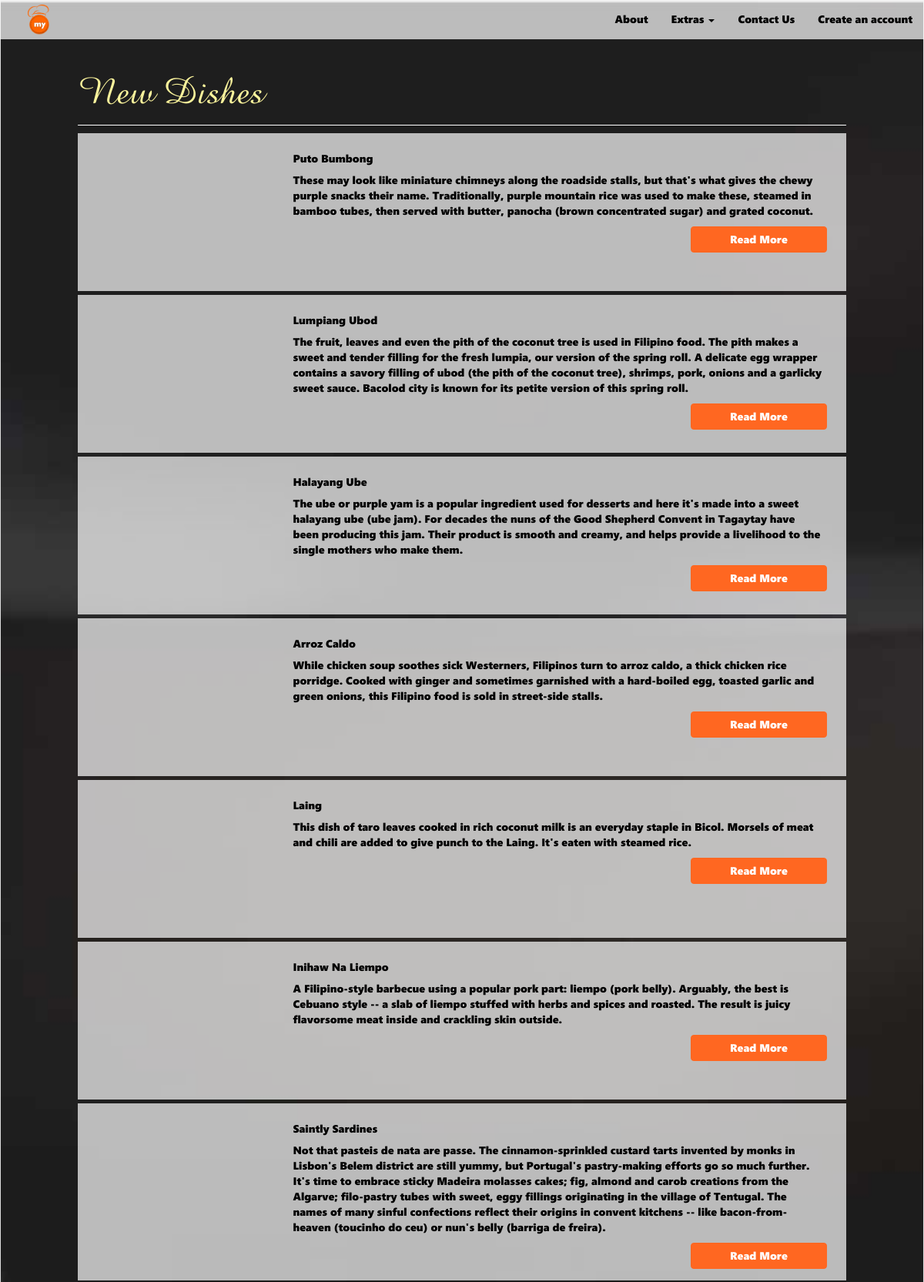
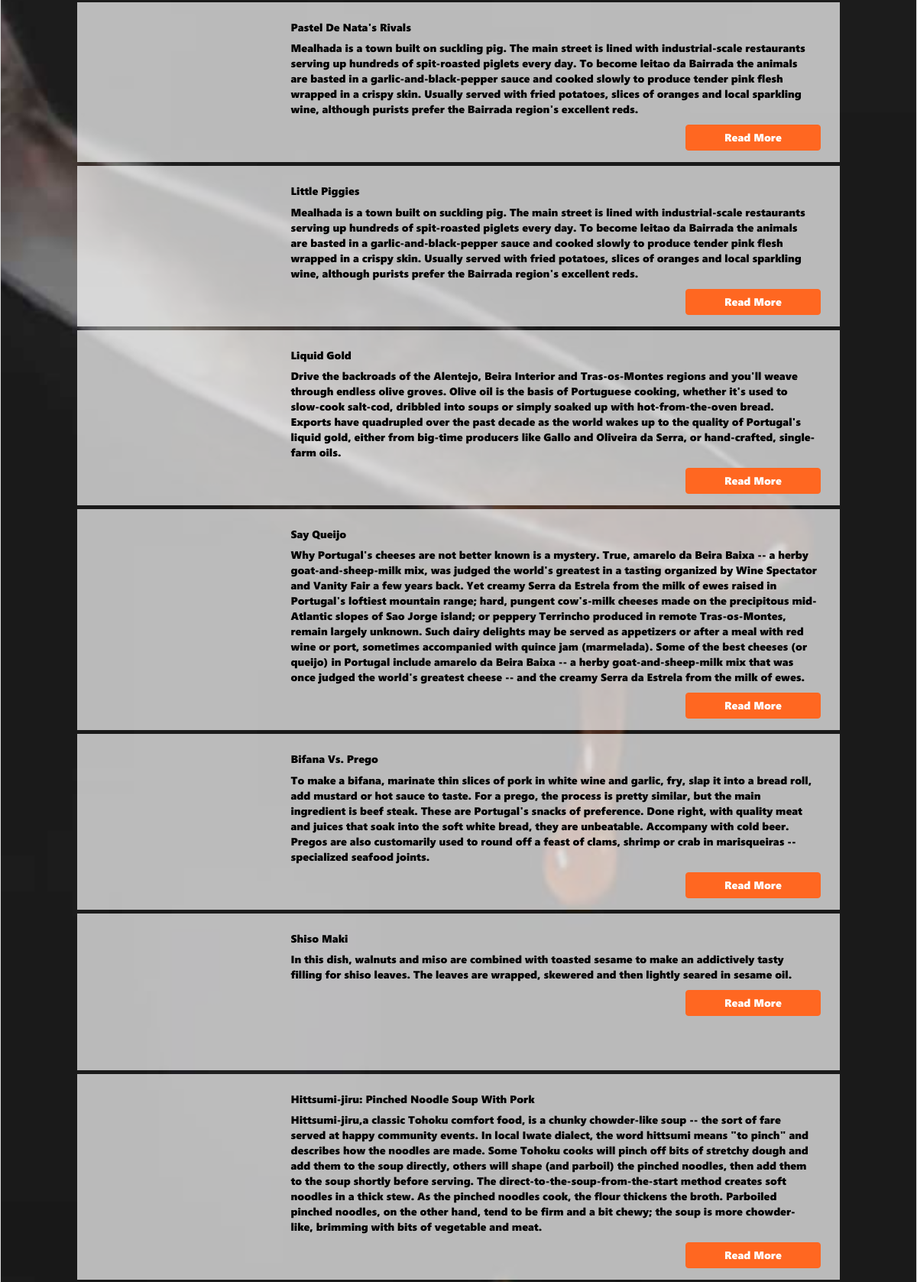
/index.php/user/newDishes (upper part), run on the app's committed database (2 pictures, top to bottom).
### tables this page shows
CREATE TABLE `new_meals` (
  `id` int(11) NOT NULL,
  `Heading` text NOT NULL,
  `substring` text NOT NULL,
  `image` text NOT NULL,
  `comment` text NOT NULL,
  `date` timestamp NOT NULL DEFAULT CURRENT_TIMESTAMP
);

### application/controllers/User.php (called while the page is built, shortened)
<?php
class User extends CI_Controller {
	public $data = array(
		'title' => 'MPC',
		'sub_title' => '',
		'email' => '',
		'myOrders' => array(),
		'plan_login_url' => "",
		'session'=>null,
		'level' => 0,
		'page' => 'user',
		'type' => 'Chefs',
		'description' => 'chef meals',
		'keywords' => 'chef, meals',
	);
	public function __construct() {
		$this->data['myOrders'] 	= $this->users_model->fetchMyOrders();
		$this->data['sub_title'] 	= "";
		$this->data['isUser'] 		= false;
		$this->data['session'] 		= $_SESSION['user'] ?? null;
	}
	public function newDishes () {
		$this->data['dishes'] = $this->meals_model->getNewMeals();
		$this->data['sub_title'] = "New Dishes";
		$this->load->view('user/header', $this->data);
		$this->load->view('user/new_dishes', $this->data);
		$this->load->view('user/footer', $this->data);
	}
}

### index.php (called while the page is built, shortened)
<?php
require_once BASEPATH.'core/CodeIgniter.php';

### application/models/Meals_model.php (called while the page is built, shortened)
<?php
class Meals_model extends CI_Model {
	public function getNewMeals () {
		$this->db
			->select("*")
			->from("new_meals")
			->order_by('date', 'DESC');
		$result = $this->db->get()->result();
		return $result;
	}
}

### application/views/user/new_dishes.php (the view, shortened to what this page needs)
<div class="container-fluid full-height background-image background-01 p-l-100 p-r-100 p-t-50 p-b-100">
	<div class="row p-t-30 p-r-30 p-b-20">
		<div class="col-sm-12 text-yellow">
			<span class="curly-text-2 font-50 font-normal-100">New Dishes</span>
		</div>
	</div>
	<div class="row">
		<div class="col-sm-12">
			<div class="line-white"></div>
		</div>
	</div>
	<?php foreach ($dishes as $dish) { ?>
	<div class="row background-white m-b-05 m-l-00 m-r-00 text-black">
        <div class="col-sm-3 no-padding">
            <div class="height-x-205 background-image" style="border-radius:1px; background-image: url('<?=$dish->image;?>');"></div>
        </div>
        <div class="col-sm-9 p-t-15 p-b-5 p-l-30 p-r-30 p-b-15">
            <div class="row">
                <div class="col-sm-12">
                    <h5 class="bold text-black"><?=ucwords(base64_decode($dish->Heading));?></h5>
                </div>
            </div>
            <div class="row">
                <div class="col-sm-12">
                    <p class="font-14 text-black">
                        <?=base64_decode($dish->comment);?>
                    </p>
                </div>
            </div>
            <div class="row">
                <div class="col-sm-12 no-padding p-r-10">
                    <a href="newDishesSub/<?=$dish->id;?>" class="btn btn-orange col-sm-offset-9 col-sm-3">Read More</a>
                </div>
            </div>
        </div>
    </div>
    <?php } ?>
</div>

### assets/css/backgrounds.css (style rules this page uses)
.background-image { background-repeat: no-repeat; background-size: cover; background-position: center; }
.background-white { background-color: rgba(255, 255, 255, 0.7); }
.background-01 { background-image: url("../backgrounds/01.jpg"); }

### assets/css/styles.css (style rules this page uses)
html, body { margin: 0; padding: 0; left: 0; right: 0; bottom: 0; top: 0; height: 100%!important; font-family: segoeui_one, segoeui_two, segoeui_three, segoeui_four, segoeui_five, segoeui_six, segui_one, segui_two, segui_three, segui_four, segui_five, segui_six; font-size: 14px; overflow: auto; }
.full-height { padding: 0; left: 0; right: 0; bottom: 0; top: 0; height: 100%!important; font-size: 12px; overflow: auto; }
.no-padding { padding: 0px!important; }
.container-fluid { border: 1px solid #dedede; }
.p-t-15 { padding-top: 15px!important; }
.p-t-30 { padding-top: 30px!important; }
.p-t-50 { padding-top: 50px!important; }
.p-r-10 { padding-right: 10px!important; }
.p-r-30 { padding-right: 30px!important; }
.p-r-100 { padding-right: 100px!important; }
.p-l-30 { padding-left: 30px!important; }
.p-l-100 { padding-left: 100px!important; }
.p-b-15 { padding-bottom: 15px!important; }
.p-b-20 { padding-bottom: 20px!important; }
.p-b-100 { padding-bottom: 100px!important; }
.m-r-00 { margin-right: 0px!important; }
.m-l-00 { margin-left: 0px!important; }
.m-b-05 { margin-bottom: 5px!important; }
.height-x-205 { height: 205px!important; }
.font-14 { font-size: 14px !important; }
.font-50 { font-size: 50px !important; }
.font-normal-100 { font-weight: 100; }
.text-yellow { color: #fbf49c!important; }
.text-black { color: #000000!important; }
.line-white { border: 0px; background-color: rgb(255, 255, 255); height: 1px; margin-top: -10px; margin-bottom: 5px; }
.bold { font-weight: bold; }
.curly-text-2 { font-family: curly-text-2; }
.btn-orange, .btn-orange:hover, .btn-orange:visited { background-color: #ff6721; border-color: #ff6721; color: #FFFFFF; }

### data on the page
new_meals: Heading "Puto Bumbong", comment "These may look like miniature chimneys along the roadside stalls, but that's what gives the chewy purple snacks their name. Traditionally, purple mountain rice was used to make these, steamed in bamboo tubes, then served with butter, panocha (brown concentrated sugar) and grated coconut."
new_meals: Heading "Lumpiang Ubod", comment "The fruit, leaves and even the pith of the coconut tree is used in Filipino food. The pith makes a sweet and tender filling for the fresh lumpia, our version of the spring roll. A delicate egg wrapper contains a savory filling of ubod (the pith of the coconut tree), shrimps, pork, onions and a garlicky sweet sauce. Bacolod city is known for its petite version of this spring roll."
new_meals: Heading "Halayang Ube", comment "The ube or purple yam is a popular ingredient used for desserts and here it's made into a sweet halayang ube (ube jam). For decades the nuns of the Good Shepherd Convent in Tagaytay have been producing this jam. Their product is smooth and creamy, and helps provide a livelihood to the single mothers who make them."
new_meals: Heading "Arroz Caldo", comment "While chicken soup soothes sick Westerners, Filipinos turn to arroz caldo, a thick chicken rice porridge. Cooked with ginger and sometimes garnished with a hard-boiled egg, toasted garlic and green onions, this Filipino food is sold in street-side stalls."
new_meals: Heading "Laing", comment "This dish of taro leaves cooked in rich coconut milk is an everyday staple in Bicol. Morsels of meat and chili are added to give punch to the Laing. It's eaten with steamed rice."
new_meals: Heading "Inihaw Na Liempo", comment "A Filipino-style barbecue using a popular pork part: liempo (pork belly). Arguably, the best is Cebuano style -- a slab of liempo stuffed with herbs and spices and roasted. The result is juicy flavorsome meat inside and crackling skin outside."
new_meals: Heading "Saintly Sardines", comment "Not that pasteis de nata are passe. The cinnamon-sprinkled custard tarts invented by monks in Lisbon's Belem district are still yummy, but Portugal's pastry-making efforts go so much further. It's time to embrace sticky Madeira molasses cakes; fig, almond and carob creations from the Algarve; filo-pastry tubes with sweet, eggy fillings originating in the village of Tentugal. The names of many sinful confections reflect their origins in convent kitchens -- like bacon-from-heaven (toucinho do ceu) or nun's belly (barriga de freira)."
new_meals: Heading "Pastel De Nata's Rivals", comment "Mealhada is a town built on suckling pig. The main street is lined with industrial-scale restaurants serving up hundreds of spit-roasted piglets every day. To become leitao da Bairrada the animals are basted in a garlic-and-black-pepper sauce and cooked slowly to produce tender pink flesh wrapped in a crispy skin. Usually served with fried potatoes, slices of oranges and local sparkling wine, although purists prefer the Bairrada region's excellent reds."
new_meals: Heading "Little Piggies", comment "Mealhada is a town built on suckling pig. The main street is lined with industrial-scale restaurants serving up hundreds of spit-roasted piglets every day. To become leitao da Bairrada the animals are basted in a garlic-and-black-pepper sauce and cooked slowly to produce tender pink flesh wrapped in a crispy skin. Usually served with fried potatoes, slices of oranges and local sparkling wine, although purists prefer the Bairrada region's excellent reds."
new_meals: Heading "Liquid Gold", comment "Drive the backroads of the Alentejo, Beira Interior and Tras-os-Montes regions and you'll weave through endless olive groves. Olive oil is the basis of Portuguese cooking, whether it's used to slow-cook salt-cod, dribbled into soups or simply soaked up with hot-from-the-oven bread. Exports have quadrupled over the past decade as the world wakes up to the quality of Portugal's liquid gold, either from big-time producers like Gallo and Oliveira da Serra, or hand-crafted, single-farm oils."
new_meals: Heading "Say Queijo", comment "Why Portugal's cheeses are not better known is a mystery. True, amarelo da Beira Baixa -- a herby goat-and-sheep-milk mix, was judged the world's greatest in a tasting organized by Wine Spectator and Vanity Fair a few years back. Yet creamy Serra da Estrela from the milk of ewes raised in Portugal's loftiest mountain range; hard, pungent cow's-milk cheeses made on the precipitous mid-Atlantic slopes of Sao Jorge island; or peppery Terrincho produced in remote Tras-os-Montes, remain largely unknown. Such dairy delights may be served as appetizers or after a meal with red wine or port, sometimes accompanied with quince jam (marmelada). Some of the best cheeses (or queijo) in Portugal include…"
new_meals: Heading "Bifana Vs. Prego", comment "To make a bifana, marinate thin slices of pork in white wine and garlic, fry, slap it into a bread roll, add mustard or hot sauce to taste. For a prego, the process is pretty similar, but the main ingredient is beef steak. These are Portugal's snacks of preference. Done right, with quality meat and juices that soak into the soft white bread, they are unbeatable. Accompany with cold beer. Pregos are also customarily used to round off a feast of clams, shrimp or crab in marisqueiras -- specialized seafood joints."
new_meals: Heading "Shiso Maki", comment "In this dish, walnuts and miso are combined with toasted sesame to make an addictively tasty filling for shiso leaves. The leaves are wrapped, skewered and then lightly seared in sesame oil."
new_meals: Heading "Hittsumi-jiru: Pinched Noodle Soup With Pork", comment "Hittsumi-jiru,a classic Tohoku comfort food, is a chunky chowder-like soup -- the sort of fare served at happy community events. In local Iwate dialect, the word hittsumi means \"to pinch\" and describes how the noodles are made. Some Tohoku cooks will pinch off bits of stretchy dough and add them to the soup directly, others will shape (and parboil) the pinched noodles, then add them to the soup shortly before serving. The direct-to-the-soup-from-the-start method creates soft noodles in a thick stew. As the pinched noodles cook, the flour thickens the broth. Parboiled pinched noodles, on the other hand, tend to be firm and a bit chewy; the soup is more chowder-like, brimming with bits of…"

### other printed values
anchor('#about', 'About', array('class'=>"page-scroll text-black")) "About"
